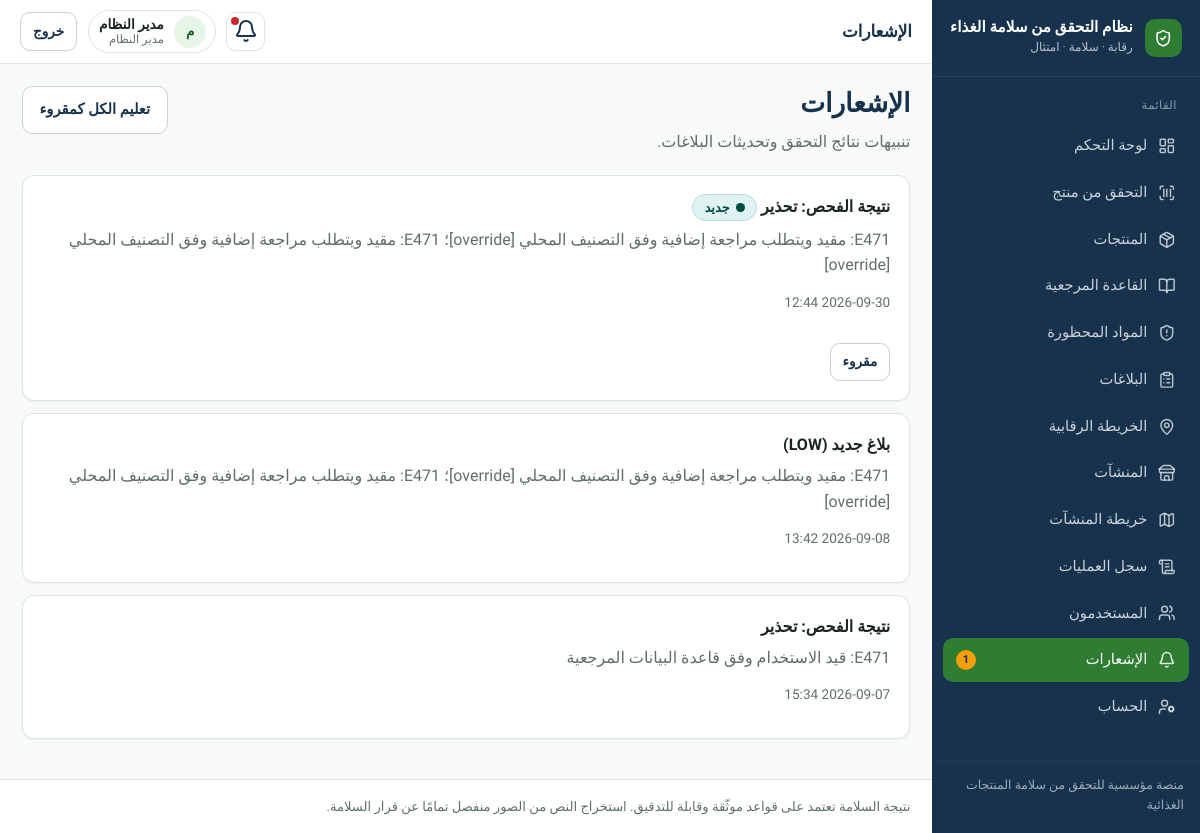
The app's page /notifications/ (signed in) with its own data.
### apps/accounts/models.py (models this page shows, shortened)
class User(AbstractUser):
    id = models.UUIDField(primary_key=True, default=uuid.uuid4, editable=False)
    full_name = models.CharField("الاسم الكامل", max_length=150, blank=True)
    phone = models.CharField("الهاتف", max_length=20, blank=True, null=True, unique=True)
    role = models.CharField(
        max_length=32,
        choices=Role.choices,
        default=Role.USER,
        db_index=True,
    )
    preferred_language = models.CharField(
        max_length=2,
        choices=[("ar", "العربية"), ("en", "English")],
        default="ar",
    )
    is_active = models.BooleanField(default=True)
    class Meta:
        verbose_name = "مستخدم"
        verbose_name_plural = "المستخدمون"
        ordering = ["-date_joined"]

### apps/notifications/models.py (models this page shows, shortened)
class Notification(models.Model):
    id = models.UUIDField(primary_key=True, default=uuid.uuid4, editable=False)
    user = models.ForeignKey(
        settings.AUTH_USER_MODEL, on_delete=models.CASCADE, related_name="notifications"
    )
    type = models.CharField(max_length=50, db_index=True)
    title = models.CharField(max_length=255)
    body = models.TextField(blank=True)
    related_entity_type = models.CharField(max_length=50, blank=True)
    related_entity_id = models.CharField(max_length=64, blank=True)
    is_read = models.BooleanField(default=False)
    created_at = models.DateTimeField(auto_now_add=True)
    class Meta:
        ordering = ["-created_at"]

### apps/notifications/views.py (the view)
# urls.py: path("", views.notification_list, name="list"),
@login_required
def notification_list(request):
    items = Notification.objects.filter(user=request.user)[:100]
    return render(request, "notifications/list.html", {"notifications": items})

### apps/core/context_processors.py (called while the page is built)
def _item(label, url_name, icon, match_prefixes=None):
    return {
        "label": label,
        "url_name": url_name,
        "icon": icon,
        "match_prefixes": match_prefixes or [],
    }

### templates/notifications/list.html (shortened to what this page needs)
{% extends "base.html" %}
{% block topbar_title %}الإشعارات{% endblock %}
{% block content %}
<div class="page-header">
  <div>
    <h1>الإشعارات</h1>
    <p class="lead">تنبيهات نتائج التحقق وتحديثات البلاغات.</p>
  </div>
  <form method="post" action="{% url 'notifications:mark_all' %}">{% csrf_token %}<button class="btn btn-secondary" type="submit">تعليم الكل كمقروء</button></form>
</div>
<div class="stack">
  {% for n in notifications %}
  <article class="card">
    <div class="split">
      <div>
        <strong>{{ n.title }}</strong>
        {% if not n.is_read %}<span class="status-badge status-NEW"><span class="dot"></span> جديد</span>{% endif %}
        <p class="muted" style="margin:0.35rem 0 0">{{ n.body }}</p>
        <p class="muted small">{{ n.created_at|date:"Y-m-d H:i" }}</p>
      </div>
      {% if not n.is_read %}
      <form method="post" action="{% url 'notifications:mark_read' n.id %}">{% csrf_token %}<button class="btn btn-secondary btn-sm" type="submit">مقروء</button></form>
      {% endif %}
    </div>
  </article>
  {% empty %}
  <section class="card empty-state"><h3>لا إشعارات حاليًا</h3><p>ستظهر هنا تنبيهات التحقق وتحديثات البلاغات.</p></section>
  {% endfor %}
</div>
{% endblock %}

### templates/base.html (shortened to what this page needs)
{% load static %}
<!DOCTYPE html>
<html lang="ar" dir="rtl">
<head>
  <link rel="stylesheet" href="{% static 'css/design-system.css' %}">
</head>
<body class="{% block body_class %}{% endblock %}">
{% if use_app_shell %}
  <div class="app-shell">
    <aside class="sidebar" id="sidebar">
      <a class="sidebar-brand" href="{% url 'core:home' %}">
        <span class="brand-mark" aria-hidden="true"><i data-lucide="shield-check"></i></span>
        <span class="brand-text">
          <strong>{{ app_name_ar }}</strong>
          <span>رقابة · سلامة · امتثال</span>
        </span>
      </a>
      <nav class="sidebar-nav" aria-label="القائمة الرئيسية">
        <div class="nav-section">
          <div class="nav-section-title">القائمة</div>
          {% for item in nav_items %}
            <a class="nav-link {% if item.active %}active{% endif %}" href="{{ item.url }}">
              <i data-lucide="{{ item.icon }}"></i>
              <span>{{ item.label }}</span>
              {% if item.url_name == 'notifications:list' and unread_notifications %}
                <span class="nav-badge">{{ unread_notifications }}</span>
              {% endif %}
            </a>
          {% endfor %}
        </div>
      </nav>
      <div class="sidebar-footer">منصة مؤسسية للتحقق من سلامة المنتجات الغذائية</div>
    </aside>
    <div class="main-wrap">
      <header class="topbar">
        <div class="topbar-left">
          <div class="page-title-top">{% block topbar_title %}{{ app_name_ar }}{% endblock %}</div>
        </div>
        <div class="topbar-right">
          <a class="icon-btn" href="{% url 'notifications:list' %}" title="الإشعارات" aria-label="الإشعارات">
            <i data-lucide="bell"></i>
            {% if unread_notifications %}<span class="dot"></span>{% endif %}
          </a>
          <div class="user-chip">
            <span class="user-avatar">{{ user.full_name|default:user.username|make_list|first|upper }}</span>
            <span class="user-meta">
              <strong>{{ user.full_name|default:user.username }}</strong>
              <span>{{ user.get_role_display }}</span>
            </span>
          </div>
          <form method="post" action="{% url 'accounts:logout' %}">
            <button class="btn btn-secondary btn-sm" type="submit">خروج</button>
          </form>
        </div>
      </header>
{% endif %}
      <main class="content"{% if not use_app_shell %} style="max-width:1100px;margin:0 auto"{% endif %}>
        {% block content %}{% endblock %}
      </main>
{% if use_app_shell %}
      <footer class="app-footer">
        نتيجة السلامة تعتمد على قواعد موثّقة وقابلة للتدقيق. استخراج النص من الصور منفصل تمامًا عن قرار السلامة.
      </footer>
    </div>
  </div>
{% else %}
  </div>
{% endif %}
</body>
</html>

### records on screen
User: full_name|make_list "م", full_name "مدير النظام", role "مدير النظام"
Notification: title "نتيجة الفحص: تحذير", is_read False (drawn), body "E471: مقيد ويتطلب مراجعة إضافية وفق التصنيف المحلي [override]؛ E471: مقيد ويتطلب مراجعة إضافية وفق التصنيف المحلي [override]", created_at "2026-09-30 12:44"
Notification: title "بلاغ جديد (LOW)", body "E471: مقيد ويتطلب مراجعة إضافية وفق التصنيف المحلي [override]؛ E471: مقيد ويتطلب مراجعة إضافية وفق التصنيف المحلي [override]", created_at "2026-09-08 13:42"
Notification: title "نتيجة الفحص: تحذير", body "E471: قيد الاستخدام وفق قاعدة البيانات المرجعية", created_at "2026-09-07 15:34"

### other values on screen
{{ app_name_ar }} "نظام التحقق من سلامة الغذاء"
{{ item.label }} "لوحة التحكم" "التحقق من منتج" "المنتجات" "القاعدة المرجعية" "المواد المحظورة" "البلاغات" "الخريطة الرقابية" "المنشآت" "خريطة المنشآت" "سجل العمليات" "المستخدمون" "الإشعارات" "الحساب"
{{ unread_notifications }} "1"
